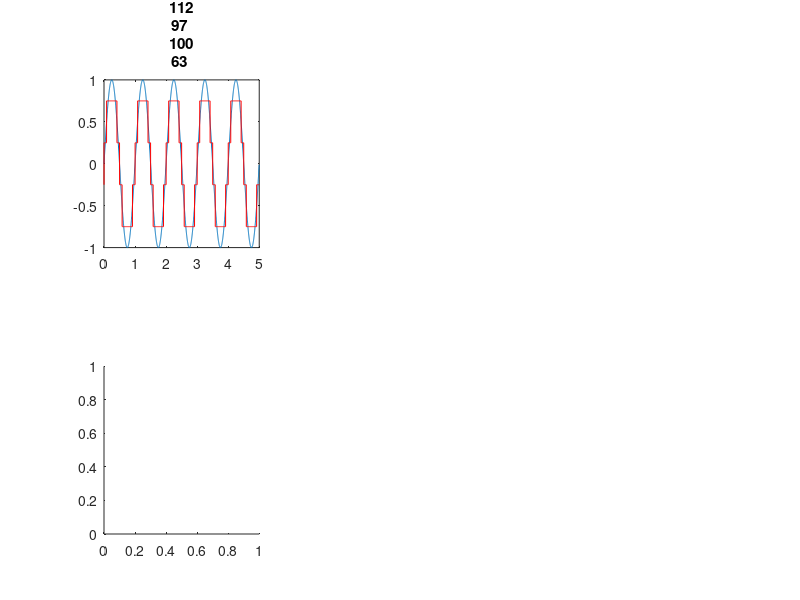

Write the MATLAB code that produced this figure. (Note: this script raises an error after producing the figure.)
%% a) 𝑛𝑏𝑖𝑡 = 2, 3 e 4 bits de quantização

T_a = 0.002;
Np = 5;
T = 1;
N = round(Np*T/T_a);

t = (0:N-1)*T_a;
x = sin(2*pi*t);


%% 2 bits)
max_x = max(x);
min_x = abs(min(x));

Amp = max_x + min_x;

% Quantização com 2 bits
n_bits = [2, 3, 4];
   
i = 1;
for n_bit = n_bits
    Npal = (Amp.^n_bit);
    delta = Amp / Npal;
    
    partion = -min_x+delta:delta:max_x-delta; % len Npal - 1;
    codebook = delta/2-min_x:delta:max_x-delta/2; % len Npal;
    
    [index,quants] = quantiz(x, partion, codebook);
    
    subplot(2,3,i);
    plot(t,x,t, quants, "r"),title("n_b="+n_bit);
    
    subplot(2,3,3+i);
    Espetro(quants, T_a);

    i = i + 1;
end




